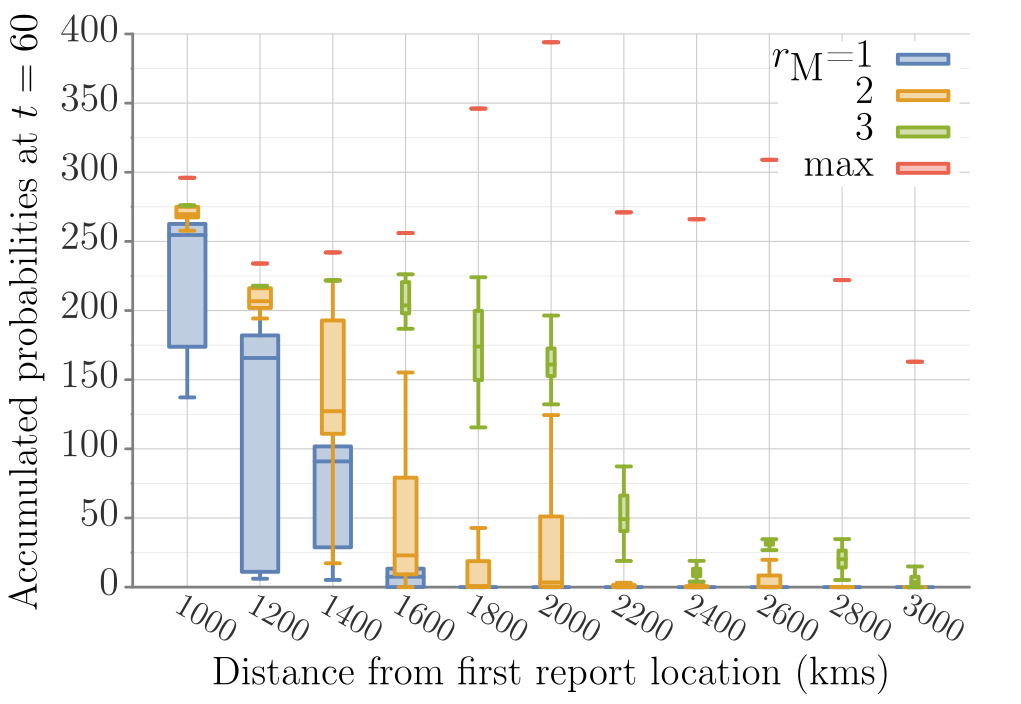

Recreate this plot in gnuplot.
##### terminal
clear
# set loadpath '~/Dropbox/proj/gp/src'
set term tikz standalone size 12.5cm,8.75cm font ",14" gparrows scale 2,2 textscale 2
set datafile separator ','

##### output
set output 'dist_prob_B_box.tex'

##### bg: bg color, axes, grid, tics
##### http://www.colourlovers.com/palette/268142/Danger_Mouse
Danger='#F84934'; # red
Shoes='#4D5E5F'; # grey
##### Rand Olson
roBlue='#1F77B4';
roRed='#D62728';
# border
set style line 21 lt 1 lc rgb '#808080' 
set border 3 back ls 21 lw 5
# grid
set style line 22 lt 2 lc rgb '#CCCCCC' lw 2
set style line 23 lt 2 lc rgb '#DDDDDD' lw 1
set grid xtics mxtics ytics mytics back ls 22, ls 23
# tics
set tics textcolor rgb '#303030'
set tics nomirror out scale 1,.1
set mxtics 2
set mytics 2

##### load default linestyles
set style increment user
# taken care of in terminal
do for [i=1:15] { set style line i lt 1 lw 7 }

##### line colors
# mathematica default
DarkBlue= '#5e82b5'
Orange=   '#e09c24'
Green=    '#8fb030'
Red=      '#eb634f'
Purple=   '#8778b3'
Brown=    '#c46e1a'
LightBlue='#5c9ec7'
Yellow=   '#FDBF6F'
MATHEMATICA="#5e82b5 #e09c24 #8fb030 #eb634f #8778b3 #c46e1a #5c9ec7 #FDBF6F"
do for[i=1:8] {set style line i lc rgb word(MATHEMATICA,i)}
####

##### data style
set style data linespoints;
set style line 1 pt 5
set style line 2 pt 7
set style line 3 pt 13
set style line 4 pt 17
set style line 5 pt 4
set style line 6 pt 6
set style line 7 pt 12
set style line 8 pt 16
#
set pointintervalbox 4.5
do for [i=1:15] {set style line i ps 2.75 pi -1}

# NOTE: offsets should be a function of font sizes
##### key
set key t l Left spacing 2 width 5 opaque font ",15"

##### tics (note that tics are also set in theme)
set xtics font ",15" offset 0,.2
set ytics font ",15" offset 1.5,0

##### plot
set title font ",15" "" offset -3,.3
set xlabel "Distance from first report location (kms)" offset 0,0 font ",15"
set ylabel "Accumulated probabilities at $t=60$" offset -2,0 font ",15"


unset title;        set key Right r t width 5;        set style data boxplot;        set style boxplot nooutliers;        set xlabel offset 0,-.7;        set xtics font ",12" rotate by -30 offset -2,-.1 scale 0 autojustify;

plot       'model-B_m1_60.csv' u (1.0):2:(.5):1 ls 1 fill solid .4 ti '$r_\textrm{M}$=1',       'model-B_m2_60.csv' u (1.0):2:(.3):1 ls 2 fill solid .4 ti '2',       'model-B_m3_60.csv' u (1.0):2:(.1):1 ls 3 fill solid .4 ti '3',       '.cell_count_rep.csv' u (1.0):2:(.1):1 ls 4 fill solid .4 ti 'max'

#set term x11 reset;
